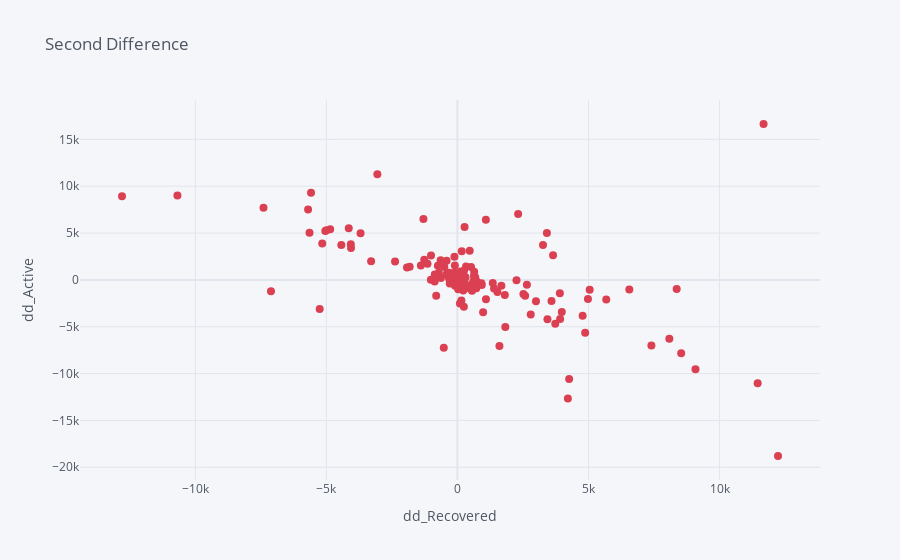

Here is the notebook cell this chart was saved with:
### Markdown cell above
Although nothing is apparent still, we can see that if one goes up, the other goes down. This is understandable since the number of active cases will decrease if more people recover. We'll check for another difference.

### Code cell
dd_recov = np.diff(d_recov)
dd_activ = np.diff(d_activ)

if interactive:
    df_d_diff = pd.DataFrame()
    df_d_diff['dd_Recovered'] = dd_recov
    df_d_diff['dd_Active'] = dd_activ
    df_d_diff.iplot(kind='scatter', x='dd_Recovered', y='dd_Active', mode='markers',
                    title='Second Difference', colors='red',
                    xTitle='dd_Recovered', size=8,
                    yTitle='dd_Active')
else:
    plt.scatter(dd_recov, dd_activ)
    plt.xlabel('dd_Recovered')
    plt.ylabel('dd_Active')
    plt.title('Second Difference')

### Figure 1 — Plotly figure (JSON) as saved in the notebook; plotly's stock layout.template omitted (floating-point values rounded to 4 significant figures; data arrays with more than 128 entries replaced by an {"elided": "..."} marker saying what was removed)
{"data": [{"line": {"color": "rgba(219, 64, 82, 1.0)", "dash": "solid", "shape": "linear", "width": 1.3}, "marker": {"size": 8, "symbol": "circle"}, "mode": "markers", "name": "dd_Active", "text": "", "type": "scatter", "x": {"elided": "216 int values"}, "y": {"elided": "216 int values"}}], "layout": {"legend": {"bgcolor": "#F5F6F9", "font": {"color": "#4D5663"}}, "paper_bgcolor": "#F5F6F9", "plot_bgcolor": "#F5F6F9", "title": {"font": {"color": "#4D5663"}, "text": "Second Difference"}, "xaxis": {"gridcolor": "#E1E5ED", "showgrid": true, "tickfont": {"color": "#4D5663"}, "title": {"font": {"color": "#4D5663"}, "text": "dd_Recovered"}, "zerolinecolor": "#E1E5ED"}, "yaxis": {"gridcolor": "#E1E5ED", "showgrid": true, "tickfont": {"color": "#4D5663"}, "title": {"font": {"color": "#4D5663"}, "text": "dd_Active"}, "zerolinecolor": "#E1E5ED"}}}
